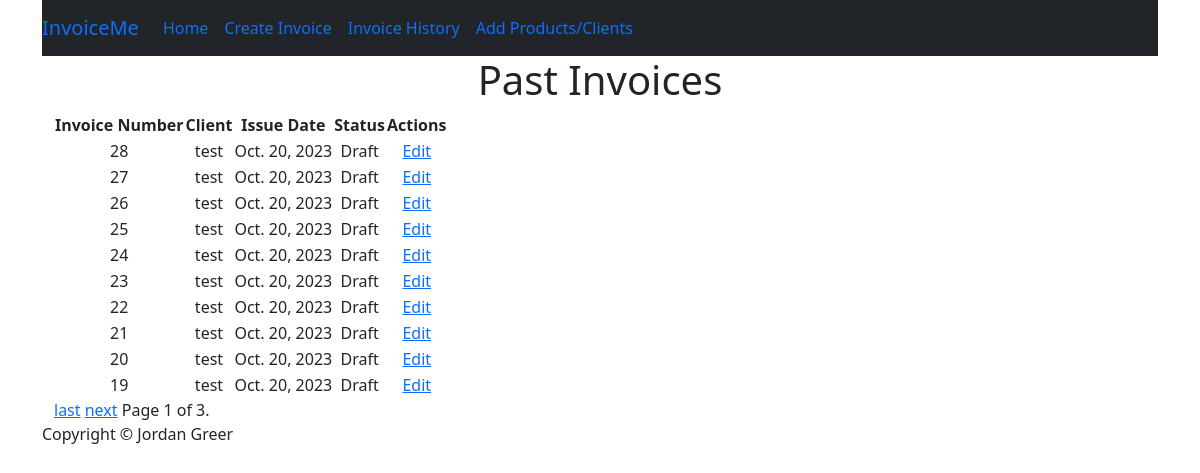
The app's page /invoiceHistory/, older data.
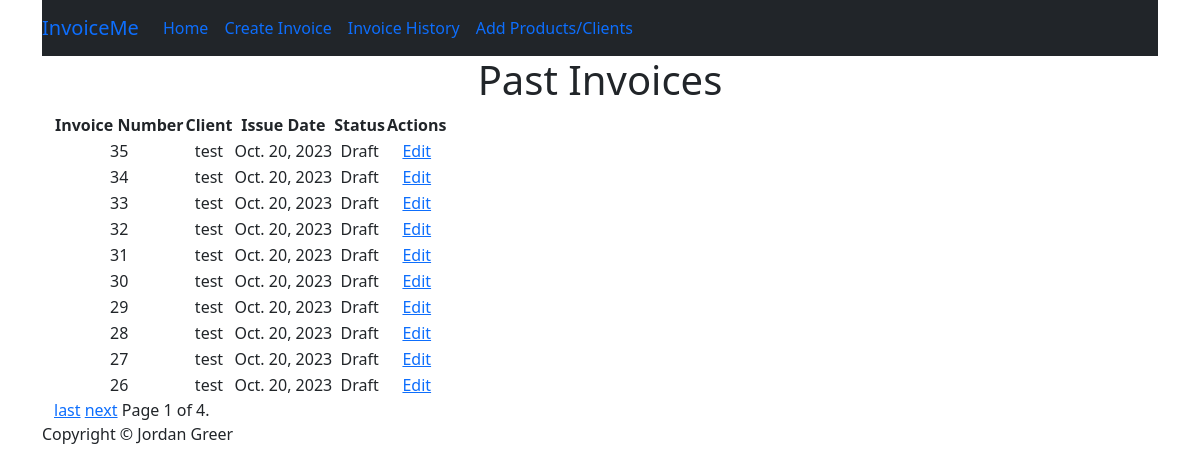
The same page, newer data.
### invoice/models.py (models this page shows, shortened)
class Invoice(models.Model):
    STATUS_CHOICES = [
        ('Draft', 'Draft'),
        ('Sent', 'Sent'),
        ('Paid', 'Paid'),
        ('Overdue', 'Overdue'),
    ]
    invoice_num = models.AutoField(primary_key=True)
    client = models.ForeignKey(Client, on_delete=models.CASCADE)
    invoice_date = models.DateField()
    items = models.ManyToManyField(Product, through='InvoiceItem', blank=True)
    status = models.CharField(max_length=10, choices=STATUS_CHOICES, default='Draft')
    created_at = models.DateTimeField(auto_now_add=True)

class Client(models.Model):
    name = models.CharField(max_length=100)
    email = models.EmailField()
    phone = models.CharField(max_length=20)
    address = models.TextField()
    def __str__(self):
        return self.name

### invoice/views.py (the view)
# urls.py: path("invoiceHistory/", views.invoiceHistory, name="invoiceHistory"),
def invoiceHistory(request):
    all_invoices = Invoice.objects.order_by('-created_at')  # Ordering by created_at in descending order
    paginator = Paginator(all_invoices, 10)  # Display 10 invoices per page (you can adjust the number)
    page = request.GET.get('page')
    invoices = paginator.get_page(page)
    context = {'invoices': invoices}
    return render(request, 'invoice/invoiceHistory.html', context)

### invoice/templates/invoice/invoiceHistory.html (shortened to what this page needs)
{% extends "base/base.html" %}
{% block content %}
<h1>Past Invoices</h1>
<table>
    <thead>
      <tr>
        <th>Invoice Number</th>
        <th>Client</th>
        <th>Issue Date</th>
        <th>Status</th>
        <th>Actions</th>
      </tr>
    </thead>
    <tbody>
      {% for invoice in invoices %}
        <tr>
          <td>{{ invoice.invoice_num }}</td>
          <td>{{ invoice.client }}</td>
          <td>{{ invoice.invoice_date }}</td>
          <td>{{ invoice.status }}</td>
          <td>
            <a href="{% url 'invoice:addItems' invoice.invoice_num %}" onclick="return confirm('Are you sure you want to edit?')">Edit</a>
          </td>
        </tr>
      {% empty %}
        <tr>
          <td colspan="4">No invoices available.</td>
        </tr>
      {% endfor %}
    </tbody>
  </table>
  <div class="pagination">
    <span class="step-links">
      {% if invoices.has_next %}
        <a href="?page={{ invoices.paginator.num_pages }}">last</a>
        <a href="?page={{ invoices.next_page_number }}">next</a>
      {% endif %}
      <span class="current-page">
        Page {{ invoices.number }} of {{ invoices.paginator.num_pages }}.
      </span>
    </span>
  </div>
{% endblock %}

Row changes from the older to the newer data that the page shows:
no longer on this page (row unchanged): Invoice: invoice_num "25", client "test", invoice_date "Oct. 20, 2023", status "Draft"
no longer on this page (row unchanged): Invoice: invoice_num "24", client "test", invoice_date "Oct. 20, 2023", status "Draft"
no longer on this page (row unchanged): Invoice: invoice_num "23", client "test", invoice_date "Oct. 20, 2023", status "Draft"
no longer on this page (row unchanged): Invoice: invoice_num "22", client "test", invoice_date "Oct. 20, 2023", status "Draft"
no longer on this page (row unchanged): Invoice: invoice_num "21", client "test", invoice_date "Oct. 20, 2023", status "Draft"
no longer on this page (row unchanged): Invoice: invoice_num "20", client "test", invoice_date "Oct. 20, 2023", status "Draft"
no longer on this page (row unchanged): Invoice: invoice_num "19", client "test", invoice_date "Oct. 20, 2023", status "Draft"
added Invoice: invoice_num "35", client "test", invoice_date "Oct. 20, 2023", status "Draft"
added Invoice: invoice_num "34", client "test", invoice_date "Oct. 20, 2023", status "Draft"
added Invoice: invoice_num "33", client "test", invoice_date "Oct. 20, 2023", status "Draft"
added Invoice: invoice_num "32", client "test", invoice_date "Oct. 20, 2023", status "Draft"
added Invoice: invoice_num "31", client "test", invoice_date "Oct. 20, 2023", status "Draft"
added Invoice: invoice_num "30", client "test", invoice_date "Oct. 20, 2023", status "Draft"
added Invoice: invoice_num "29", client "test", invoice_date "Oct. 20, 2023", status "Draft"
Text that changed along with them:
{{ invoices.paginator.num_pages }}: "3" → "4"
